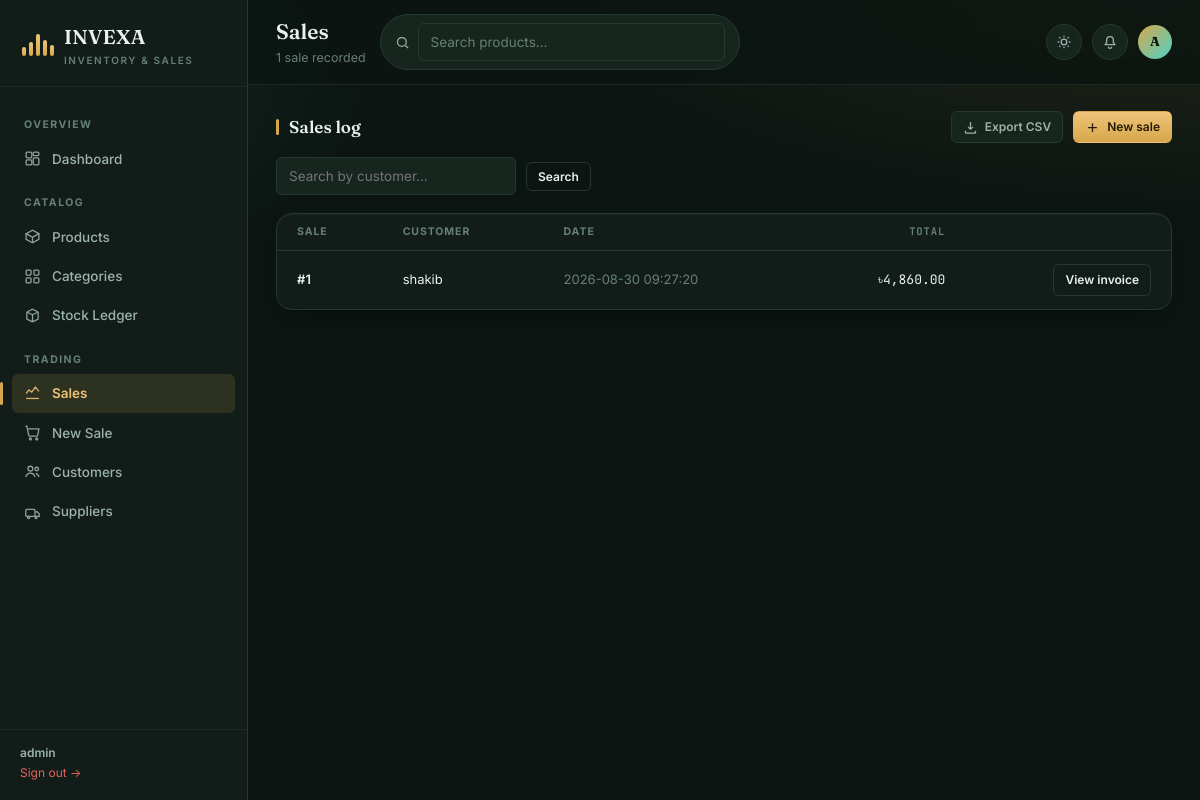
The app's page /sales (signed in), older data.
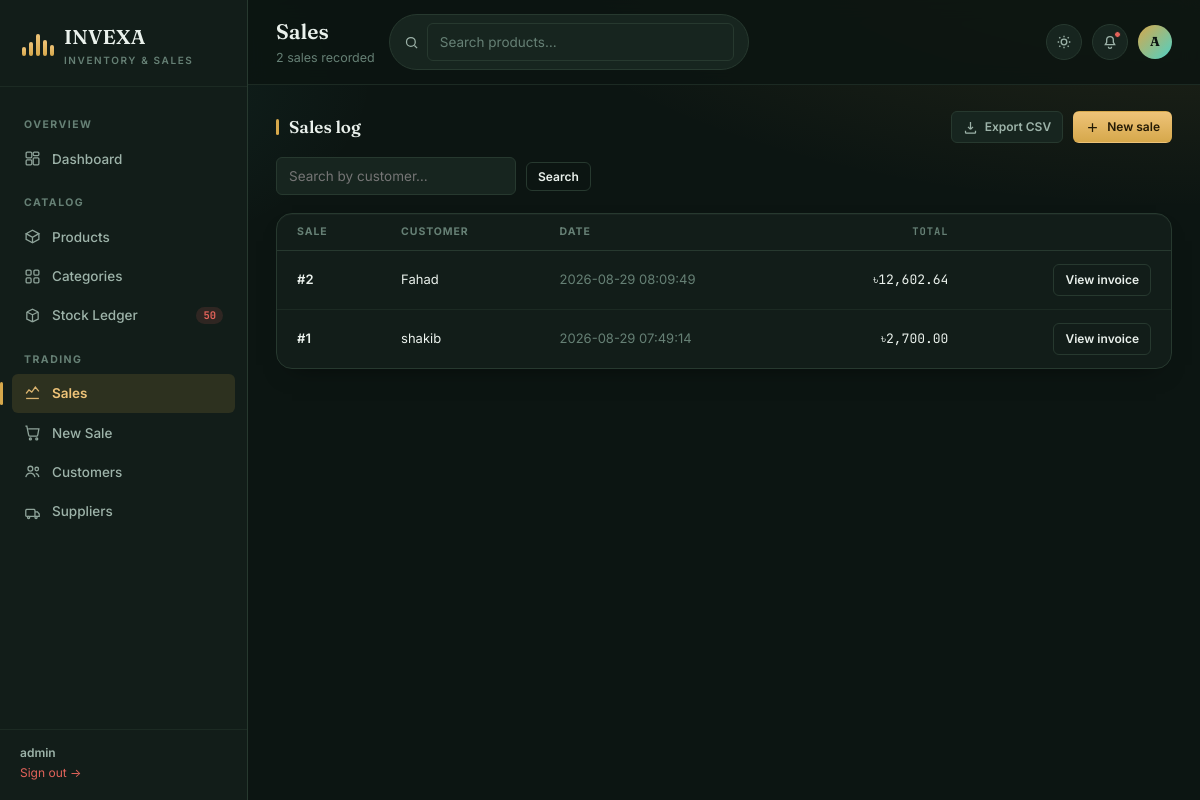
The same page, newer data.
### tables this page shows
CREATE TABLE sales (id INTEGER PRIMARY KEY, customer_id INTEGER, sale_date TIMESTAMP DEFAULT CURRENT_TIMESTAMP, subtotal REAL DEFAULT 0, discount REAL DEFAULT 0, total_amount REAL DEFAULT 0);

CREATE TABLE customers (id INTEGER PRIMARY KEY, name TEXT, phone TEXT, email TEXT, address TEXT);

### app.py (the view)
@app.route("/sales")
@login_required
def sales():
    db = get_db()
    q = request.args.get("q", "").strip()
    sql = """
        SELECT sales.id, customers.name AS customer_name, sales.sale_date, sales.total_amount
        FROM sales
        LEFT JOIN customers ON customers.id = sales.customer_id
        WHERE 1=1
    """
    params = []
    if q:
        sql += " AND customers.name LIKE ?"
        params.append(f"%{q}%")
    sql += " ORDER BY sales.id DESC"
    sale_list = db.execute(sql, params).fetchall()
    return render_template("sales.html", sales=sale_list, q=q)

### app.py (called while the page is built)
def get_db():
    if "db" not in g:
        g.db = sqlite3.connect(DB_PATH)
        g.db.row_factory = sqlite3.Row
        g.db.execute("PRAGMA foreign_keys = ON")
    return g.db

def login_required(view):
    @wraps(view)
    def wrapped(*args, **kwargs):
        if not session.get("logged_in"):
            return redirect(url_for("login"))
        return view(*args, **kwargs)
    return wrapped

@app.context_processor
def inject_globals():
    low_stock_count = 0
    if session.get("logged_in"):
        db = get_db()
        low_stock_count = db.execute(
            "SELECT COUNT(*) FROM products WHERE quantity <= minimum_stock"
        ).fetchone()[0]
    return {
        "app_name": APP_NAME,
        "current_user": session.get("username"),
        "low_stock_count": low_stock_count,
    }

### templates/sales.html (shortened to what this page needs)
{% extends "base.html" %}
{% set active_page = 'sales' %}
{% block page_title %}Sales{% endblock %}
{% block page_sub %}<p>{{ sales|length }} sale{{ 's' if sales|length != 1 }} recorded</p>{% endblock %}
{% block content %}
<div class="section-head" style="margin-top:0;">
  <h2>Sales log</h2>
  <div class="flex gap-10">
    <a class="btn btn-ghost btn-sm" href="{{ url_for('export_sales') }}">
      <svg viewBox="0 0 24 24" width="14" height="14" fill="none" stroke="currentColor" stroke-width="2"><path d="M12 3v12m0 0l-4-4m4 4l4-4"/><path d="M4 17v3a1 1 0 001 1h14a1 1 0 001-1v-3"/></svg>
      Export CSV
    </a>
    <a class="btn btn-primary btn-sm" href="{{ url_for('create_sale') }}">
      <svg viewBox="0 0 24 24" width="14" height="14" fill="none" stroke="currentColor" stroke-width="2"><path d="M12 5v14M5 12h14"/></svg>
      New sale
    </a>
  </div>
</div>
<form class="filters-row" method="get">
  <input type="text" name="q" value="{{ q }}" placeholder="Search by customer…" style="min-width:240px;">
  <button class="btn btn-outline btn-sm" type="submit">Search</button>
</form>
<div class="card">
  {% if sales|length > 0 %}
  <div class="table-wrap">
    <table class="ledger">
      <thead><tr><th>Sale</th><th>Customer</th><th>Date</th><th class="num">Total</th><th></th></tr></thead>
      <tbody>
        {% for s in sales %}
        <tr>
          <td class="row-title">#{{ s.id }}</td>
          <td>{{ s.customer_name or 'Walk-in' }}</td>
          <td class="muted">{{ s.sale_date }}</td>
          <td class="num">৳{{ "{:,.2f}".format(s.total_amount) }}</td>
          <td>
            <div class="row-actions">
              <a class="btn btn-outline btn-sm" href="{{ url_for('sales_invoice', sale_id=s.id) }}">View invoice</a>
            </div>
          </td>
        </tr>
        {% endfor %}
      </tbody>
    </table>
  </div>
  {% endif %}
</div>
{% endblock %}

Row changes from the older to the newer data that the page shows:
added sales: id "2", name "Fahad", sale_date "2026-08-29 08:09:49", total_amount "12,602.64"
changed sales "shakib": sale_date "2026-08-30 09:27:20" → "2026-08-29 07:49:14"; total_amount "4,860.00" → "2,700.00"
Text that changed along with them:
{{ low_stock_count }}: (not shown) → "50"
{{ sales|length }}: "1" → "2"
{{ 's' if sales|length != 1 }}: (not shown) → "s"
